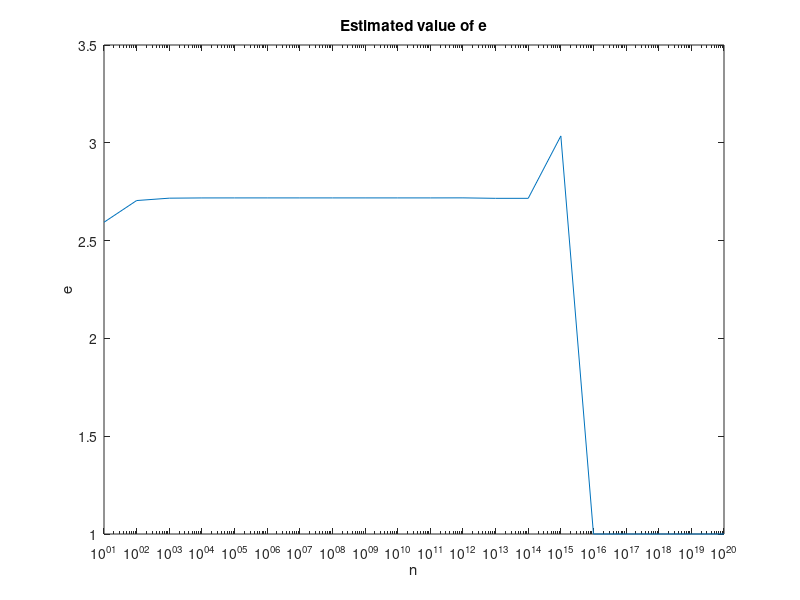
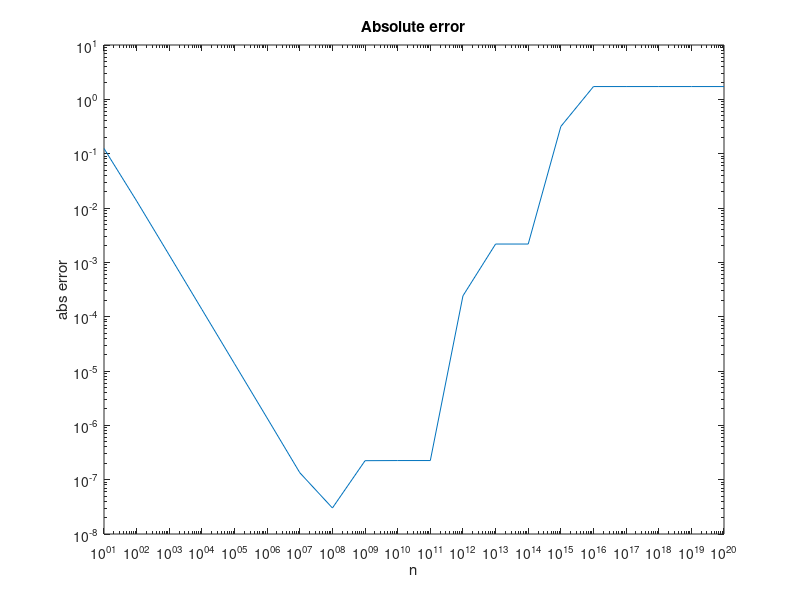

Write MATLAB code to recreate these figures, in order.
% fill up the code bewteen %------------

%------------------------------------
% finish the for loop
N=[];
E=[];
Error=[];
for k=1:20
      n=10^k;
      e=((n+1)/n)^n;
      error=abs(exp(1)-e);
      N=[N,n];
      E=[E,e];
      Error=[Error,error];
end
%-------------------------------------


figure;
%-------------------------------------
% plot e versus n using semilogx
semilogx(N,E)
%-------------------------------------
xlabel('n');
ylabel('e');
title('Estimated value of e');
hold off
  
figure;
%-------------------------------------
loglog(N,Error)
%-------------------------------------
xlabel('n');
ylabel('abs error');
title('Absolute error');
hold off
  
  
  
  
